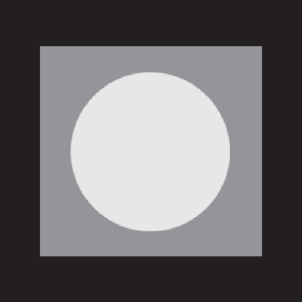
#> input picture data/misc/noise_original.png, 302 x 302 px
$ jupyter execute --allow-errors speckle_noise.ipynb
#> lines starting #> are read from the running program, lines starting #| are printed output that depends on the picture
### utils/images_generator.py
import numpy as np
import matplotlib.pyplot as plt
from PIL import Image
import random


def generate_histogram(img, isNormalized=True, title='Histogram of Img', range=(0, 255)):
    '''
        Plots a histogram of the image
    '''
    if not isNormalized:
        normalized_img = normalize_img_to_0_255(img)
    else:
        normalized_img = img
    flattened_img = normalized_img.flatten()
    plt.hist(flattened_img, bins=256, range=range, color='blue', alpha=0.7)
    plt.xlabel('Value')
    plt.ylabel('Frequency')
    plt.title(title)

# [8 lines left out: function normalize_img_to_0_255, not called in this run]

def uniform_image(intensity=127, image_size=(256, 256)):
    return np.ones(image_size, dtype=np.int8)*intensity

# [340 lines left out: functions colored_noise, logistic_map, henon_map, new_henon_map, noisy, salt_and_pepper and 6 more, not called in this run]

def add_speckle_noise(image, intensity=0.5, mean=0, sigma=0.1):
    """
    Add speckle noise to an image.

    Speckle noise is a multiplicative noise that follows the equation:
    J = I + n*I = I(1 + n)
    where I is the input image and n is Gaussian noise with mean and sigma.

    Parameters:
    image (PIL.Image): Input image
    intensity (float): Noise intensity factor (0 to 1)
    mean (float): Mean of the Gaussian distribution
    sigma (float): Standard deviation of the Gaussian distribution

    Returns:
    PIL.Image: Image with added speckle noise
    """
    # Convert image to numpy array
    img_array = np.array(image).astype(float) / 255.0

    # Generate Gaussian noise
    noise = np.random.normal(mean, sigma, img_array.shape)

    # Apply speckle noise equation: I + n*I = I(1 + n)
    # Scale the noise by intensity factor
    noised_image = img_array + intensity * noise * img_array

    # Clip values to valid range [0, 1]
    noised_image = np.clip(noised_image, 0, 1)

    # Return the array
    return (noised_image * 255).astype(np.uint8)

# [39 lines left out: function add_speckle_noise_v2, not called in this run]

def speckle_noise_gs(image=np.ones((256, 256))):
    row,col = image.shape
    gauss = np.random.randn(row,col)
    gauss = gauss.reshape(row,col)
    noisy = image + image * gauss
    return noisy

# [177 lines left out: functions fractal_surface, fractal_surface_hurst, not called in this run]


# [31 lines that do not run on import are left out]

### utils/experiments_functions.py
import numpy as np
import ordpy
from features_extractor.entropy_complexity import get_entropy_fisher, get_weighted_entropy_fisher
from features_extractor.entropy_complexity_correct import get_weighted_entropy_complexity, get_entropy_complexity, get_weighted_fisher_shannon
import pandas as pd
import matplotlib.pyplot as plt
import matplotlib.cm as cm
import seaborn as sns

def get_img_info(img, q_linspace = np.linspace(-2, 20, num = 221)):
    data = []
    for q in q_linspace:
        # print(f"q = {q}")
        ord_dis = ordpy.weighted_smoothness_structure(img, q=q)
        probs = ordpy.weighted_smoothness_structure_probs(img, q=q)
        w_ent_correct, w_comp_correct = get_weighted_entropy_complexity(img, 2, 2, 1, 1, q)
        data.append([q, ord_dis[0], ord_dis[1], w_ent_correct, w_comp_correct, probs[0], probs[1], probs[2]])

    data = pd.DataFrame(data, columns = ["q", "Smoothness", "Curve structure", "Weighted Entropy Correct", "Weighted Complexity Correct", "prob0", "prob1", "prob2"])
    return data

# [10 lines left out: function get_img_info_simple, not called in this run]

### speckle_noise.ipynb
# Speckle Noise Experiments

## Import

[cell 1]
import numpy as np
import pandas as pd
import matplotlib.pyplot as plt
import cv2
from PIL import Image
from utils.images_generator import speckle_noise_gs, normalize_img_to_0_255, generate_histogram,add_speckle_noise

[cell 2]
img_name = "noise_original"
# Load an image
image = Image.open(f'data/misc/{img_name}.png')
#> image is the input picture: PIL image 302x302 RGB; mean R, G, B 110.9, 109.3, 111.1

# Add speckle noise with default parameters
noised_image = add_speckle_noise(image)
#> in add_speckle_noise, `noised_image = img_array + intensity * noise * img_array`:
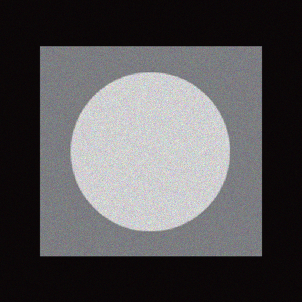
#> noised_image: shape (302, 302, 3) float64; mean R, G, B 0.435, 0.429, 0.436; drawn with min black and max white
#> in add_speckle_noise, `noised_image = np.clip(noised_image, 0, 1)`:
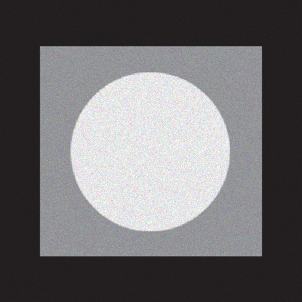
#> noised_image: shape (302, 302, 3) float64; mean R, G, B 0.435, 0.429, 0.436
#> in add_speckle_noise, `return (noised_image * 255).astype(np.uint8)`:
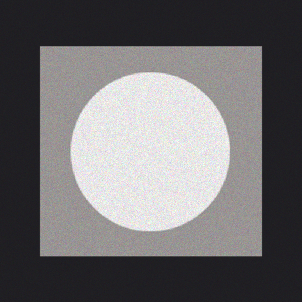
#> returned value: shape (302, 302, 3); mean of channels 0, 1, 2 110.4, 108.8, 110.7; drawn as B, G, R

intensity = 0.9
# Add speckle noise with custom parameters
custom_noised = add_speckle_noise(image,
                                 intensity=intensity,    # Stronger noise effect
                                 mean=0.2,         # Slight positive bias
                                 sigma=0.3)        # More variation in noise
#> call 2 of add_speckle_noise, with intensity = 0.9, mean = 0.2, sigma = 0.3
#> in add_speckle_noise (call 2), `noised_image = img_array + intensity * noise * img_array`:
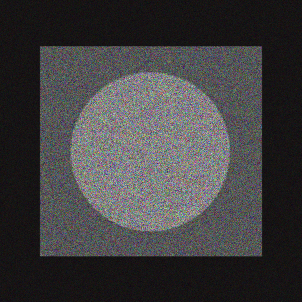
#> noised_image: shape (302, 302, 3) float64; mean R, G, B 0.515, 0.506, 0.514; drawn with min black and max white
#> in add_speckle_noise (call 2), `noised_image = np.clip(noised_image, 0, 1)`:
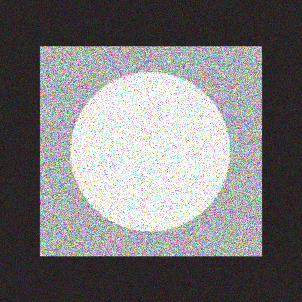
#> noised_image: shape (302, 302, 3) float64; mean R, G, B 0.484, 0.476, 0.483
#> in add_speckle_noise (call 2), `return (noised_image * 255).astype(np.uint8)`:
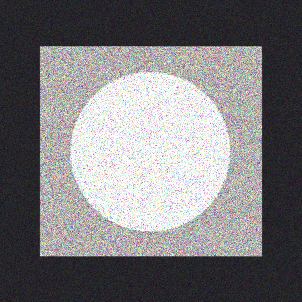
#> returned value: shape (302, 302, 3); mean of channels 0, 1, 2 123.1, 121, 122.7; drawn as B, G, R

# Create a demonstration of all noise types
#> (the rest of this cell did not finish here and is left out)

[cell 3]
images_class = 'Marble'
images_path = f'data/Normalized_Brodatz/{images_class}'
image_name = 'D58'
image_title = f'{images_class}-{image_name}'
gs_image = cv2.imread(f'{images_path}/{image_name}.tif', cv2.IMREAD_GRAYSCALE)
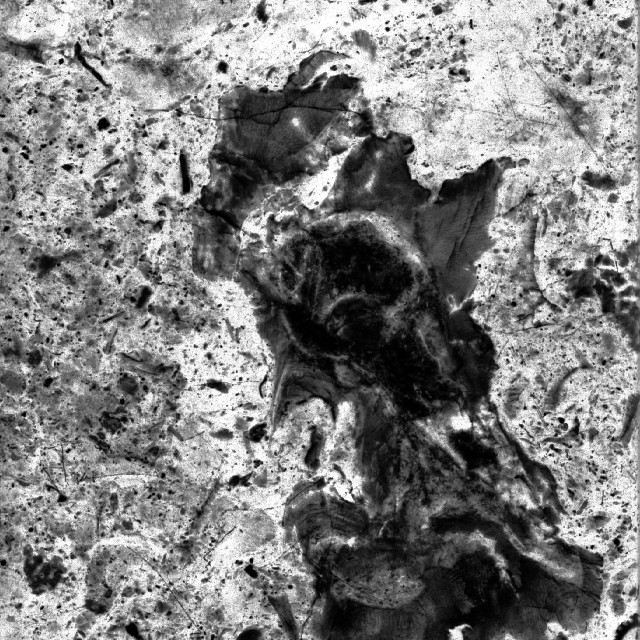
#> input picture data/Normalized_Brodatz/Marble/D58.tif, 640 x 640 px
#> gs_image is the input picture: shape (640, 640); min 0, max 255, mean 127.6
if gs_image is not None:
    plt.imshow(gs_image, cmap='gray')
    plt.title(f"Imagem {image_title}")
    plt.axis('off')  # Remove os eixos
    plt.show()
else:
    print('error')

[cell 4]
plt.clf()
generate_histogram(gs_image, isNormalized=True, title=f'{image_title}')
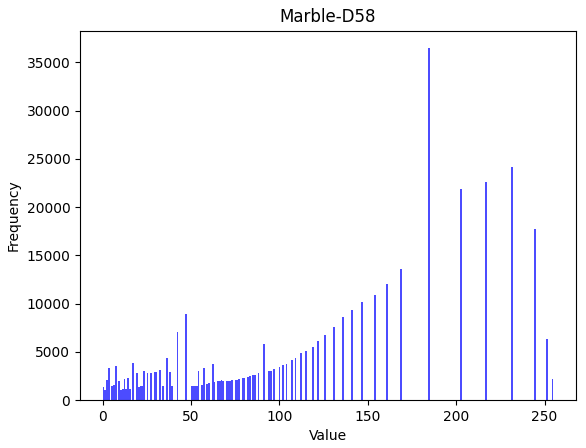
#> figure drawn by matplotlib, 1 panel; tallest bar 36463 high, from x = 184.3 to 185.3

[cell 5]
speckle_image = speckle_noise_gs(gs_image)
#> in speckle_noise_gs, `noisy = image + image * gauss`:
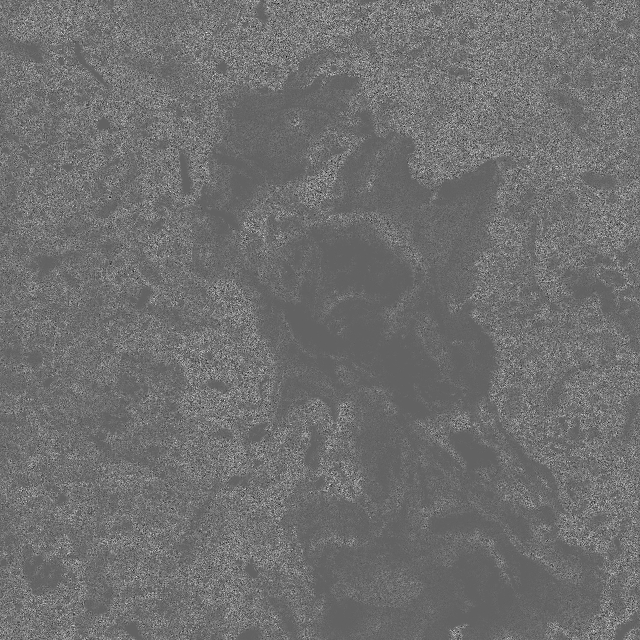
#> noisy: shape (640, 640) float64; min -890, max 1422, mean 127.5; drawn with min black and max white

# Plot the results
plt.clf()
plt.figure(1,figsize=(12, 8))
plt.imshow(speckle_image, cmap='gray')
plt.title(f'{image_title} Speckle Noise')
plt.axis('off')  # Remove os eixos
plt.savefig(f'results/speckle_noise/{image_title}.png', bbox_inches='tight')

[cell 6]
plt.clf()
generate_histogram(speckle_image, isNormalized=True, title=f'{image_title} Speckle Noise')
plt.savefig(f'results/speckle_noise/{image_title}_histogram.png', bbox_inches='tight')
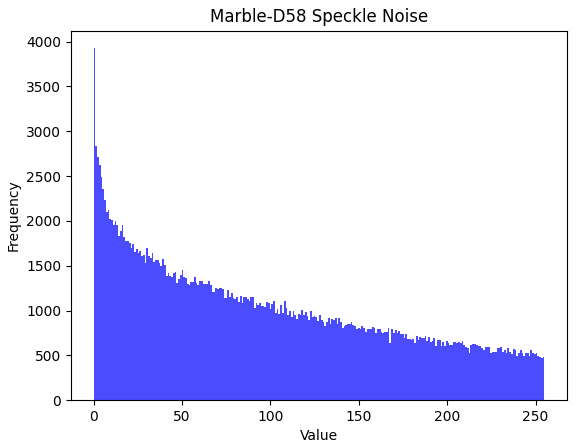
#> figure drawn by matplotlib, 1 panel; tallest bar 3926 high, from x = 0 to 0.996
#> the loop in get_img_info, `for q in q_linspace: # print(f"q = {q}")` made 1 pass
#> q on pass 1: -2
#> after the loop in get_img_info, `for q in q_linspace:`: data = []

## Generating data for the images

[cell 7]
from utils.experiments_functions import get_img_info

[cell 8]
image_title = 'Marble-D58'
#> (the rest of this cell did not finish here and is left out)

## Generating both planes

[cell 9]
image_title = 'Marble-D58'
#> (the rest of this cell did not finish here and is left out)

[cell 10]
# SMOOTHNESS
plt.figure(1)
plt.clf() # clears the figure
plt.rcParams.update({"font.size": 14})
#> (the rest of this cell did not finish here and is left out)

## Plotting the probabilities
